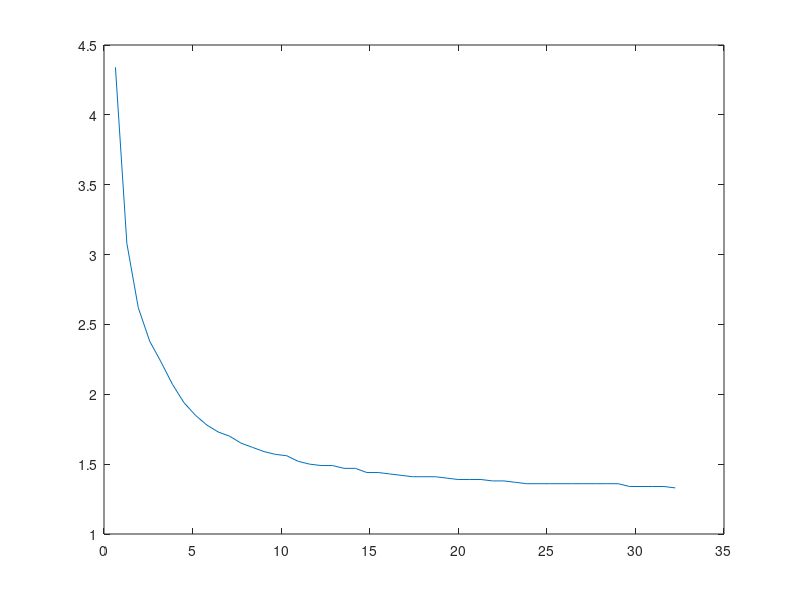

The MATLAB source for this figure:
clc
clear
%clf

%%
vel_counter = 1:50;
T_fin = 100*ones(length(vel_counter),1);
for vc = 1:length(vel_counter)
Fir_pts = [80,100; 120,100]'; % Location of the fire points
alpha = [1.2; 1.5]; % Radial velocity of fire points
s0 = [2.1; 1.2]; % Initial values of s
k = 0.6; 
ag_ip = [80,70,70,70,80,90,90,120,130,120;90,90,100,110,110,110,100,90,100,110]; % Initial locations of the agents
beta_i = [0.2,0.2,0.2,0.2,0.2,0.2,0.6,0.55,1.0,0.7]; 
vels = vel_counter(vc)*[60,85,60,85,60,85,60,80,10,60]; % Velocities of the agents
redep = 1;
redep2 = redep;
flag = 0;
%% Initial Deployment
Nt = length(Fir_pts); % Number of targets
Na = length(ag_ip); % Number of agents
t_mat = zeros(Na,Nt);
for i=1:Na
    for j=1:Nt
        t_mat(i,j) = norm(Fir_pts(:,j)-ag_ip(:,i))/vels(i);
    end
end
tcalc = t_mat;
%%
task = zeros(Na,Nt);
task_curr = find(s0==max(s0));
task(:,task_curr) = ones(Na,1);
task';

%%
dt = 0.01;
t = 0:dt:5;
s = zeros(length(t),Nt);
bet = zeros(length(t),Nt);
bet_opt = zeros(length(t),Nt);
s(1,:) = s0;
task_Big(1,:,:) = zeros(Na,Nt); %task;
tAR = [];

for i=2:length(t)
    %task_Big(i,:,:) = task;
    beta = beta_i'.*task;
    b=zeros(Nt,1);
    for nag=1:Na
        for nfir=1:Nt
            if t(i)>tcalc(nag,nfir)
                task_Big(i,nag,nfir)=task(nag,nfir);
                b(nfir) = b(nfir)+beta(nag,nfir);
            end
            if s(i-1,nfir) == 0
                b(nfir) = 0;
            end
        end
    end
    
    for nfir = 1:Nt
        s(i,nfir) = max(0,s(i-1,nfir) + (k*alpha(nfir)*sqrt(s(i-1,nfir))-b(nfir))*dt);
        bet(i,nfir) = b(nfir);
    end
    
    %%
    if s(i,task_curr) < 0.001 && flag == 0
        task_prev = task_curr;
        task_curr = 3-task_prev;
        task(:,task_curr) = ones(Na,1);
        flag = 1;
        tAR = [tAR; t(i)];
    end

    if flag == 1
        for nag=1:Na
            for nfir=1:Nt
                ttravel = norm(Fir_pts(:,1)-Fir_pts(:,2))/vels(nag);
                if t(i)>=tAR(1) && t(i)<tAR(1) + ttravel
                    task(nag,:) = [0;0];
                elseif t(i)>=tAR(1) + ttravel
                    task(nag,task_curr) = 1;
                    task(nag,task_prev) = 0;
                else
                    temp = 1;
                end
            end
        end
    end

    if max(s(i,:))<0.001
        T_fin(vc) = min(t(i),T_fin(vc));
    end
end
end

plot(0.645*vel_counter, T_fin);
